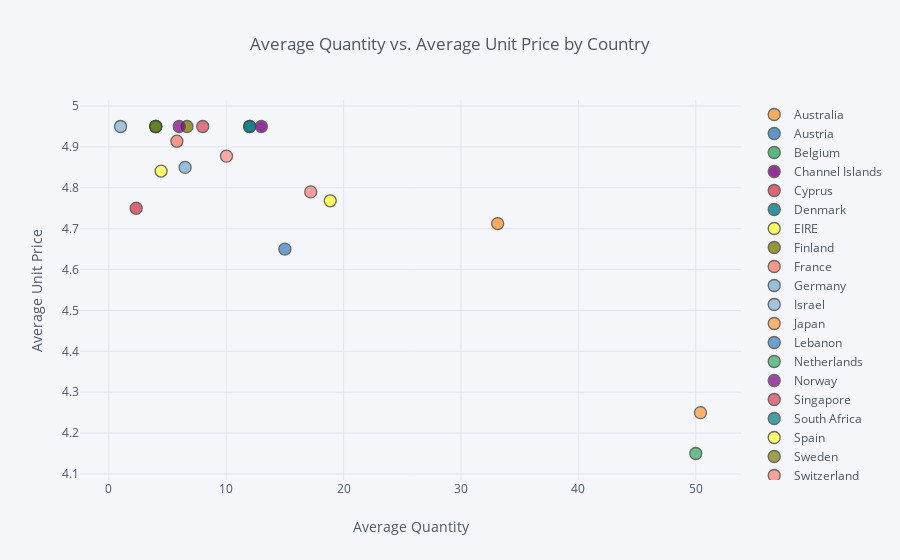

The notebook cell saved with this chart:
### Markdown cell above
## 3. Create an interactive scatter plot showing the relationship between average quantity (x-axis) and average unit price (y-axis) for the product PARTY BUNTING with the plot points color-coded by country (categories).

### Code cell
c = data.loc[(data['Description'].str.contains('PARTY BUNTING'))].groupby('Country', as_index=False).mean()

c.iplot(x='Quantity', y='UnitPrice', categories='Country',
        xTitle ='Average Quantity',yTitle='Average Unit Price',
          title='Average Quantity vs. Average Unit Price by Country')

### Figure 1 — Plotly figure (JSON) as saved in the notebook; plotly's stock layout.template omitted (floating-point values rounded to 4 significant figures)
{"data": [{"marker": {"color": "rgba(255, 153, 51, 1.0)", "line": {"width": 1.3}, "opacity": 0.8, "size": 12, "symbol": "circle"}, "mode": "markers", "name": "Australia", "textfont": {"color": "#4D5663"}, "type": "scatter", "uid": "4f6196fe-3aa0-40b4-b62b-cee6adb6fa06", "x": [33.12], "y": [4.713]}, {"marker": {"color": "rgba(55, 128, 191, 1.0)", "line": {"width": 1.3}, "opacity": 0.8, "size": 12, "symbol": "circle"}, "mode": "markers", "name": "Austria", "textfont": {"color": "#4D5663"}, "type": "scatter", "uid": "4c5a2e5e-f231-492c-b48a-823b1ab1d82e", "x": [12], "y": [4.95]}, {"marker": {"color": "rgba(50, 171, 96, 1.0)", "line": {"width": 1.3}, "opacity": 0.8, "size": 12, "symbol": "circle"}, "mode": "markers", "name": "Belgium", "textfont": {"color": "#4D5663"}, "type": "scatter", "uid": "07e4f52b-8194-4f56-809f-55f89f8f1419", "x": [4], "y": [4.95]}, {"marker": {"color": "rgba(128, 0, 128, 1.0)", "line": {"width": 1.3}, "opacity": 0.8, "size": 12, "symbol": "circle"}, "mode": "markers", "name": "Channel Islands", "textfont": {"color": "#4D5663"}, "type": "scatter", "uid": "ad5bc23d-d188-45f3-b0f4-672ffdeabcac", "x": [13], "y": [4.95]}, {"marker": {"color": "rgba(219, 64, 82, 1.0)", "line": {"width": 1.3}, "opacity": 0.8, "size": 12, "symbol": "circle"}, "mode": "markers", "name": "Cyprus", "textfont": {"color": "#4D5663"}, "type": "scatter", "uid": "81a6c1ba-9411-40d2-a2a8-5d4496974eb1", "x": [2.333], "y": [4.75]}, {"marker": {"color": "rgba(0, 128, 128, 1.0)", "line": {"width": 1.3}, "opacity": 0.8, "size": 12, "symbol": "circle"}, "mode": "markers", "name": "Denmark", "textfont": {"color": "#4D5663"}, "type": "scatter", "uid": "2a369f3b-0f7a-460a-9674-49b85b7d8d8c", "x": [12], "y": [4.95]}, {"marker": {"color": "rgba(255, 255, 51, 1.0)", "line": {"width": 1.3}, "opacity": 0.8, "size": 12, "symbol": "circle"}, "mode": "markers", "name": "EIRE", "textfont": {"color": "#4D5663"}, "type": "scatter", "uid": "52d9e857-7ec7-492f-ac56-7b52b88f7b6f", "x": [18.86], "y": [4.768]}, {"marker": {"color": "rgba(128, 128, 0, 1.0)", "line": {"width": 1.3}, "opacity": 0.8, "size": 12, "symbol": "circle"}, "mode": "markers", "name": "Finland", "textfont": {"color": "#4D5663"}, "type": "scatter", "uid": "fda958c8-e06d-49e7-9b8f-d32cd27d6ef3", "x": [6.667], "y": [4.95]}, {"marker": {"color": "rgba(251, 128, 114, 1.0)", "line": {"width": 1.3}, "opacity": 0.8, "size": 12, "symbol": "circle"}, "mode": "markers", "name": "France", "textfont": {"color": "#4D5663"}, "type": "scatter", "uid": "109be74a-f583-43c9-a90f-85d7346812e5", "x": [5.8], "y": [4.914]}, {"marker": {"color": "rgba(128, 177, 211, 1.0)", "line": {"width": 1.3}, "opacity": 0.8, "size": 12, "symbol": "circle"}, "mode": "markers", "name": "Germany", "textfont": {"color": "#4D5663"}, "type": "scatter", "uid": "ee1c73b1-d464-4dd0-b273-5fa377ed186e", "x": [6.5], "y": [4.85]}, {"marker": {"color": "rgba(128, 177, 211, 0.8999999999999999)", "line": {"width": 1.3}, "opacity": 0.8, "size": 12, "symbol": "circle"}, "mode": "markers", "name": "Israel", "textfont": {"color": "#4D5663"}, "type": "scatter", "uid": "7228b644-373b-44a6-8f7a-1dff622d7a2c", "x": [1], "y": [4.95]}, {"marker": {"color": "rgba(255, 153, 51, 0.8999999999999999)", "line": {"width": 1.3}, "opacity": 0.8, "size": 12, "symbol": "circle"}, "mode": "markers", "name": "Japan", "textfont": {"color": "#4D5663"}, "type": "scatter", "uid": "f70d026e-518a-42d2-bc25-ef767a1f129d", "x": [50.4], "y": [4.25]}, {"marker": {"color": "rgba(55, 128, 191, 0.8999999999999999)", "line": {"width": 1.3}, "opacity": 0.8, "size": 12, "symbol": "circle"}, "mode": "markers", "name": "Lebanon", "textfont": {"color": "#4D5663"}, "type": "scatter", "uid": "eb3b01da-38cc-4d84-81dc-50a8f2d8c3fd", "x": [15], "y": [4.65]}, {"marker": {"color": "rgba(50, 171, 96, 0.8999999999999999)", "line": {"width": 1.3}, "opacity": 0.8, "size": 12, "symbol": "circle"}, "mode": "markers", "name": "Netherlands", "textfont": {"color": "#4D5663"}, "type": "scatter", "uid": "34b21a84-8b17-4f9c-b025-2fa73b376ca7", "x": [50], "y": [4.15]}, {"marker": {"color": "rgba(128, 0, 128, 0.8999999999999999)", "line": {"width": 1.3}, "opacity": 0.8, "size": 12, "symbol": "circle"}, "mode": "markers", "name": "Norway", "textfont": {"color": "#4D5663"}, "type": "scatter", "uid": "8dce1694-fcec-4bd3-aef2-fcd764a2f64a", "x": [6], "y": [4.95]}, {"marker": {"color": "rgba(219, 64, 82, 0.8999999999999999)", "line": {"width": 1.3}, "opacity": 0.8, "size": 12, "symbol": "circle"}, "mode": "markers", "name": "Singapore", "textfont": {"color": "#4D5663"}, "type": "scatter", "uid": "18cbebb1-85e2-4009-95ae-f8a5e7a8b758", "x": [8], "y": [4.95]}, {"marker": {"color": "rgba(0, 128, 128, 0.8999999999999999)", "line": {"width": 1.3}, "opacity": 0.8, "size": 12, "symbol": "circle"}, "mode": "markers", "name": "South Africa", "textfont": {"color": "#4D5663"}, "type": "scatter", "uid": "b2bf1590-1161-47df-8543-9aa39c22f32c", "x": [4], "y": [4.95]}, {"marker": {"color": "rgba(255, 255, 51, 0.8999999999999999)", "line": {"width": 1.3}, "opacity": 0.8, "size": 12, "symbol": "circle"}, "mode": "markers", "name": "Spain", "textfont": {"color": "#4D5663"}, "type": "scatter", "uid": "18db82b7-9fa0-4b4c-8a70-3b8c6609d1fc", "x": [4.455], "y": [4.841]}, {"marker": {"color": "rgba(128, 128, 0, 0.8999999999999999)", "line": {"width": 1.3}, "opacity": 0.8, "size": 12, "symbol": "circle"}, "mode": "markers", "name": "Sweden", "textfont": {"color": "#4D5663"}, "type": "scatter", "uid": "e419c810-2552-4333-a4b1-ed8e4ecaccd7", "x": [4], "y": [4.95]}, {"marker": {"color": "rgba(251, 128, 114, 0.8999999999999999)", "line": {"width": 1.3}, "opacity": 0.8, "size": 12, "symbol": "circle"}, "mode": "markers", "name": "Switzerland", "textfont": {"color": "#4D5663"}, "type": "scatter", "uid": "b35cc633-f7ef-42ca-ae04-ed37d958fd79", "x": [17.2], "y": [4.79]}, {"marker": {"color": "rgba(251, 128, 114, 0.7999999999999998)", "line": {"width": 1.3}, "opacity": 0.8, "size": 12, "symbol": "circle"}, "mode": "markers", "name": "United Kingdom", "textfont": {"color": "#4D5663"}, "type": "scatter", "uid": "9d525013-a664-437b-abe1-37d71928649c", "x": [10.02], "y": [4.878]}], "layout": {"legend": {"bgcolor": "#F5F6F9", "font": {"color": "#4D5663"}}, "paper_bgcolor": "#F5F6F9", "plot_bgcolor": "#F5F6F9", "title": {"font": {"color": "#4D5663"}, "text": "Average Quantity vs. Average Unit Price by Country"}, "xaxis": {"gridcolor": "#E1E5ED", "showgrid": true, "tickfont": {"color": "#4D5663"}, "title": {"font": {"color": "#4D5663"}, "text": "Average Quantity"}, "zerolinecolor": "#E1E5ED"}, "yaxis": {"gridcolor": "#E1E5ED", "showgrid": true, "tickfont": {"color": "#4D5663"}, "title": {"font": {"color": "#4D5663"}, "text": "Average Unit Price"}, "zerolinecolor": "#E1E5ED"}}}
